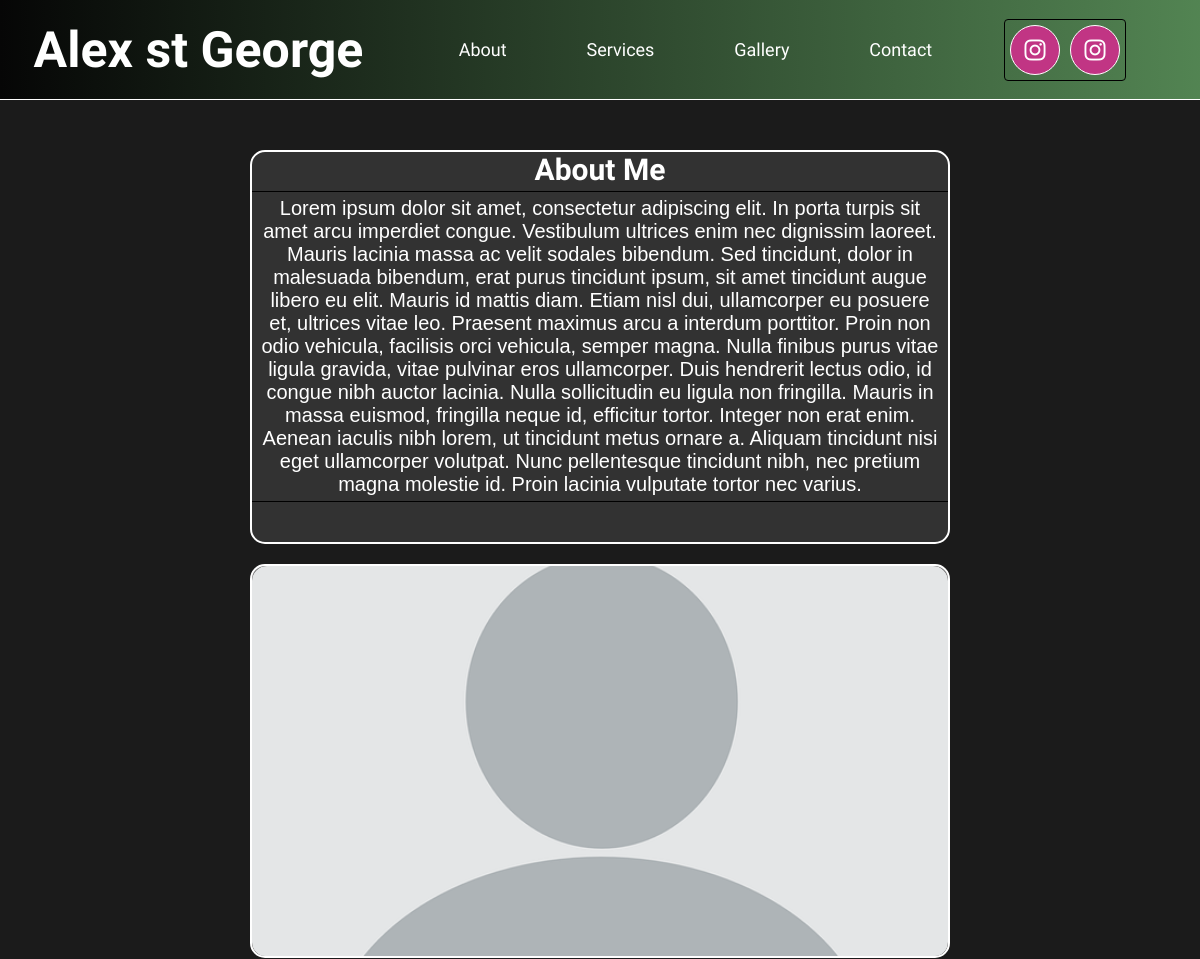
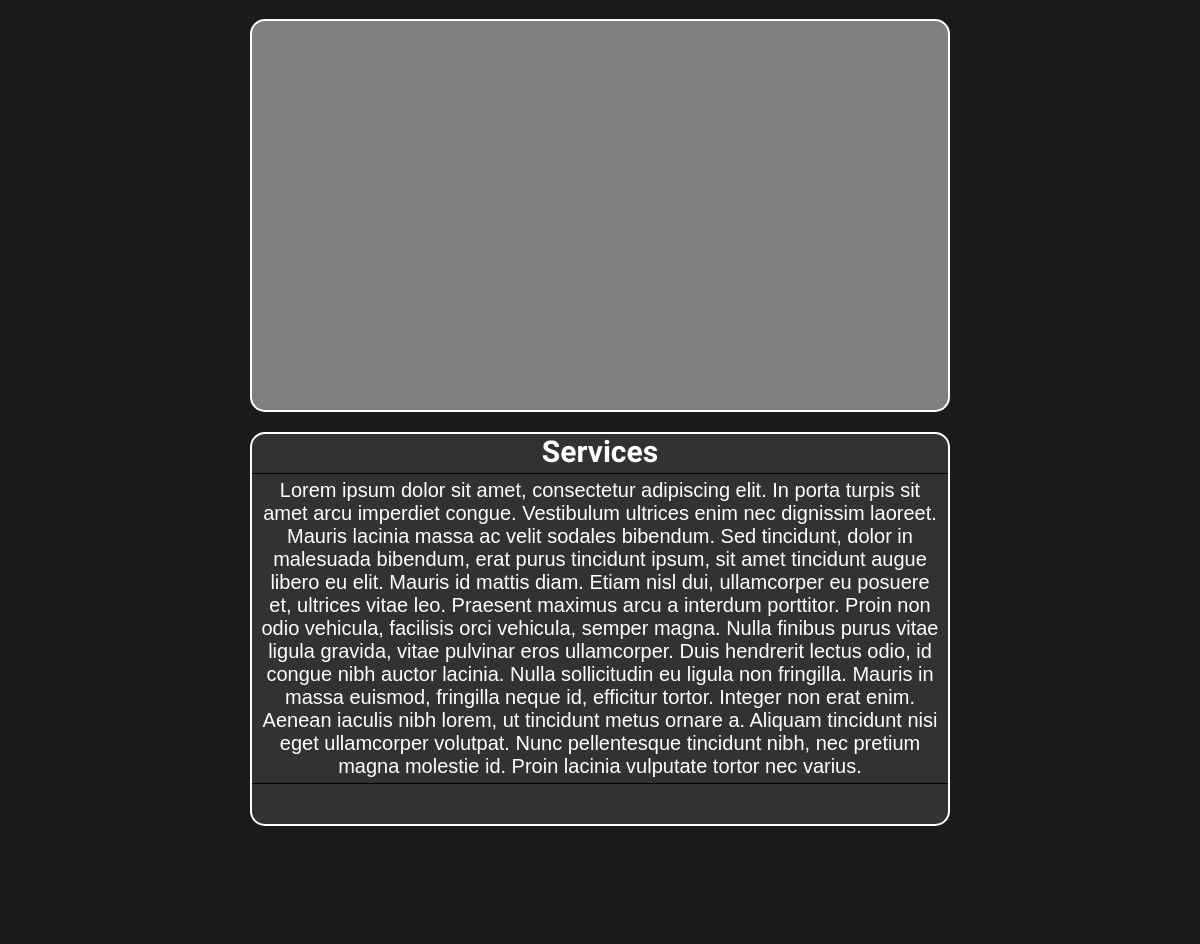
Before: / (upper part) with the older database file (2 pictures, top to bottom).
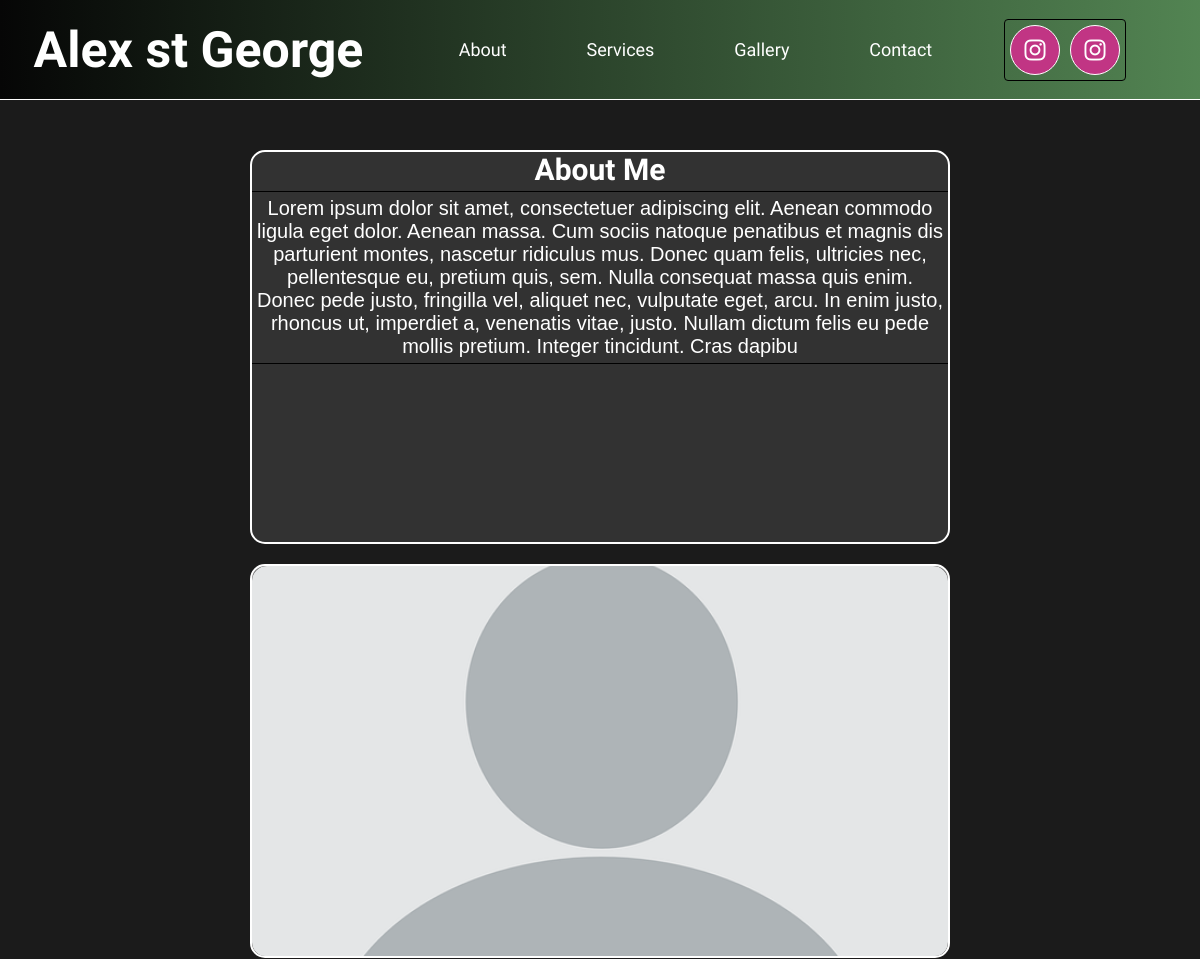
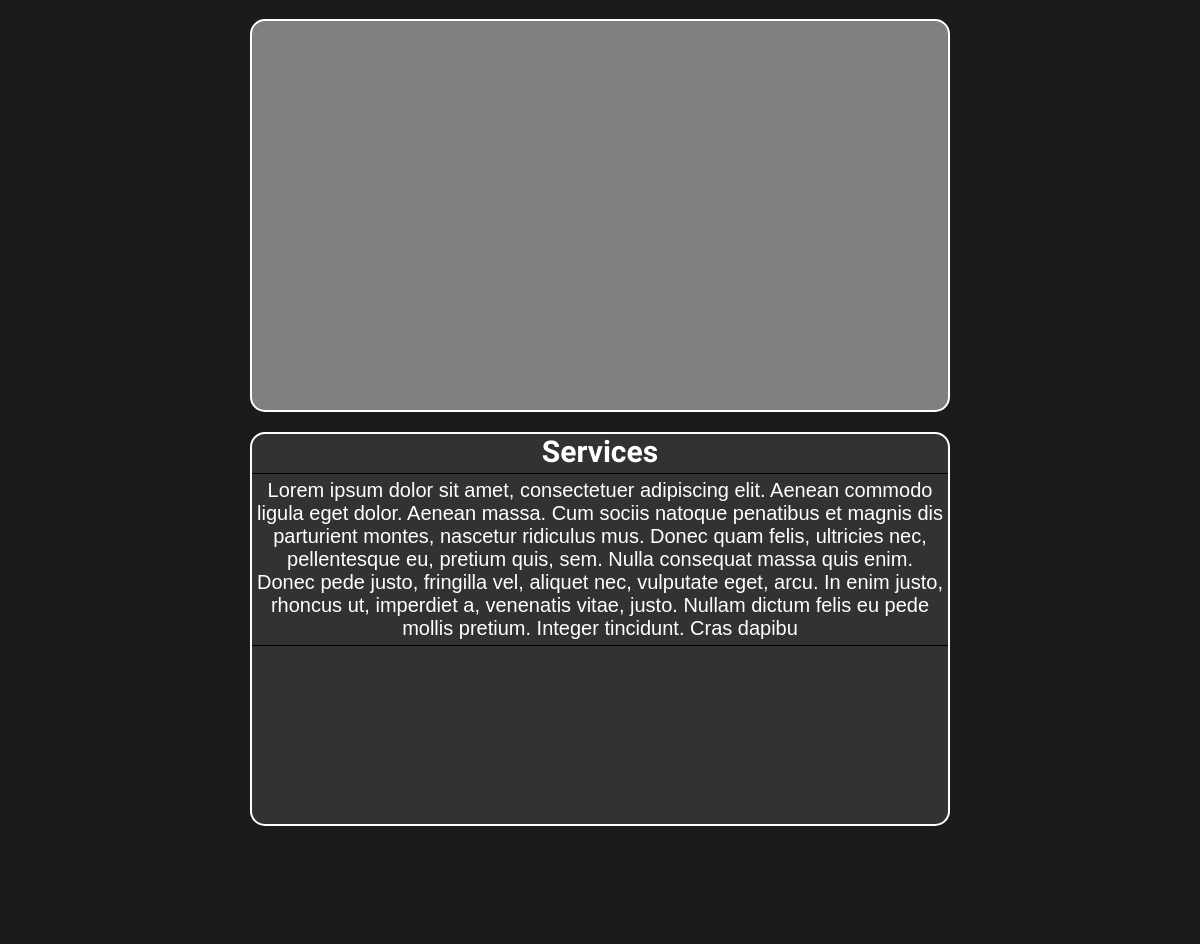
After: the same page with the newer database file (2 pictures, top to bottom).
### webapp/models.py (models this page shows, shortened)
class AboutMe(models.Model):
    content = models.CharField(max_length=500)  # Adjust the max_length as needed
    class Meta:
        verbose_name = "About Me Text"
        verbose_name_plural = "About Me Text"

class ServicesText(models.Model):
    content = models.CharField(max_length=500)  # Adjust the max_length as needed
    class Meta:
        verbose_name = "Services Text"
        verbose_name_plural = "Services Text"

### webapp/views.py (the view)
# urls.py: path('', views.index, name='index'),
def index(request):
	about_me = AboutMe.objects.first()
	services_info = ServicesText.objects.first()
	profile = ProfileImage.objects.first()
	profile_video = ProfileVideo.objects.first()
	gallery_images = GalleryImage.objects.all()
	return render(request, 'index.html', {
		'services_info': services_info,
		'about_me': about_me,
		'profile': profile,
		'profile_video': profile_video,
		'gallery_images': gallery_images,
		})

### webapp/templates/index.html (shortened to what this page needs)
{% load static %}
<!DOCTYPE html>
<html>
<head>
	<link rel="stylesheet" type="text/css" href="{% static 'css/styles.css' %}">
	<link rel="stylesheet" href="https://cdnjs.cloudflare.com/ajax/libs/font-awesome/6.0.0-beta3/css/all.min.css">
</head>
<body>
	<nav class="navbar" id="home">
		<div class="name-head">
			<h1>Alex st George</h1>
		</div>
	    <ul class="navbar-links">
	        <li class="list-link"><a href="#about">About</a></li>
	        <li class="list-link"><a href="#services">Services</a></li>
	        <li class="list-link"><a href="#gallery">Gallery</a></li>
	        <li class="list-link"><a href="#contact">Contact</a></li>
	   	<div class="nav-social">
	        <div class="instagram">
			    <a href="https://www.instagram.com/saintgeorgetattoo/" target="_blank">
			        <i class="fab fa-instagram"></i>
			    </a>
			</div>
			<div class="instagram">
			    <a href="https://www.instagram.com/cyberbite2000/" target="_blank">
			        <i class="fab fa-instagram"></i>
			    </a>
			</div>
		</div>
	    </ul>
	</nav>
	<div class="container-section">
		<div class="box1" id="about">
			<h1 class="centered-text">
				About Me
			</h1>
			<p class="profile-paragraph">
		        {% if about_me %}
		            {{ about_me.content }}
		        {% else %}
		            Default content for About Me section.
		        {% endif %}
		    </p>
		</div>
		<div class="box2">
			<div class="profile-image">
			    {% if profile %}
			        <img src="{{ profile.image.url }}" alt="Profile Image">
			    {% else %}
			        <img src="{% static 'images/default.png' %}" alt="No image available">
			    {% endif %}
			</div>
		</div>
		<div class="box3">
		    <div class="video-box">
		        {% if profile_video and profile_video.video %}
		            <video autoplay loop muted>
		                <source src="{{ profile_video.video.url }}" type="video/mp4">
		            </video>
		        {% else %}
		            <video autoplay loop muted>
		                <source src="{% static 'videos/default.mp4' %}" type="video/mp4">
		                Your browser does not support the video tag.
		            </video>
		        {% endif %}
		    </div>
		</div>
		<div class="box4" id="services">
			<h1 class="centered-text">
			Services
			</h1>
			<p class="services-paragraph">
		        {% if services_info %}
		            {{ services_info.content }}
		        {% else %}
		            Default content for Services section.
		        {% endif %}
		    </p>
		</div>
	</div>
</body>
</html>

Changed rows visible on the page:
changed AboutMe: content "…ipsum dolor sit amet, consectetur adipiscing elit. In porta turpis sit amet arcu imperdiet congue. Vestibulum ultrices enim nec dignissim laoreet. Mauris lacinia massa ac velit sodales bibendum. Sed tincidunt, dolor in malesuada bibendum, erat purus tincidunt ipsum, sit amet tincidunt augue libero eu elit. Mauris id mattis diam. Etiam nisl dui, ullamcorper eu posuere et, ultrices vitae leo. Praesent maximus arcu a interdum porttitor. Proin non odio vehicula, facilisis orci vehicula, semper magna. Nulla finibus purus vitae ligula gravida, vitae pulvinar eros ullamcorper. Duis hendrerit lectus odio, id congue nibh auctor lacinia. Nulla sollicitudin eu ligula non fringilla. Mauris in massa…" → "…ipsum dolor sit amet, consectetuer adipiscing elit. Aenean commodo ligula eget dolor. Aenean massa. Cum sociis natoque penatibus et magnis dis parturient montes, nascetur ridiculus mus. Donec quam felis, ultricies nec, pellentesque eu, pretium quis, sem. Nulla consequat massa quis enim. Donec pede justo, fringilla vel, aliquet nec, vulputate eget, arcu. In enim justo, rhoncus ut, imperdiet a, venenatis vitae, justo. Nullam dictum felis eu pede mollis pretium. Integer tincidunt. Cras dapibu"
changed ServicesText: content "…ipsum dolor sit amet, consectetur adipiscing elit. In porta turpis sit amet arcu imperdiet congue. Vestibulum ultrices enim nec dignissim laoreet. Mauris lacinia massa ac velit sodales bibendum. Sed tincidunt, dolor in malesuada bibendum, erat purus tincidunt ipsum, sit amet tincidunt augue libero eu elit. Mauris id mattis diam. Etiam nisl dui, ullamcorper eu posuere et, ultrices vitae leo. Praesent maximus arcu a interdum porttitor. Proin non odio vehicula, facilisis orci vehicula, semper magna. Nulla finibus purus vitae ligula gravida, vitae pulvinar eros ullamcorper. Duis hendrerit lectus odio, id congue nibh auctor lacinia. Nulla sollicitudin eu ligula non fringilla. Mauris in massa…" → "…ipsum dolor sit amet, consectetuer adipiscing elit. Aenean commodo ligula eget dolor. Aenean massa. Cum sociis natoque penatibus et magnis dis parturient montes, nascetur ridiculus mus. Donec quam felis, ultricies nec, pellentesque eu, pretium quis, sem. Nulla consequat massa quis enim. Donec pede justo, fringilla vel, aliquet nec, vulputate eget, arcu. In enim justo, rhoncus ut, imperdiet a, venenatis vitae, justo. Nullam dictum felis eu pede mollis pretium. Integer tincidunt. Cras dapibu"
